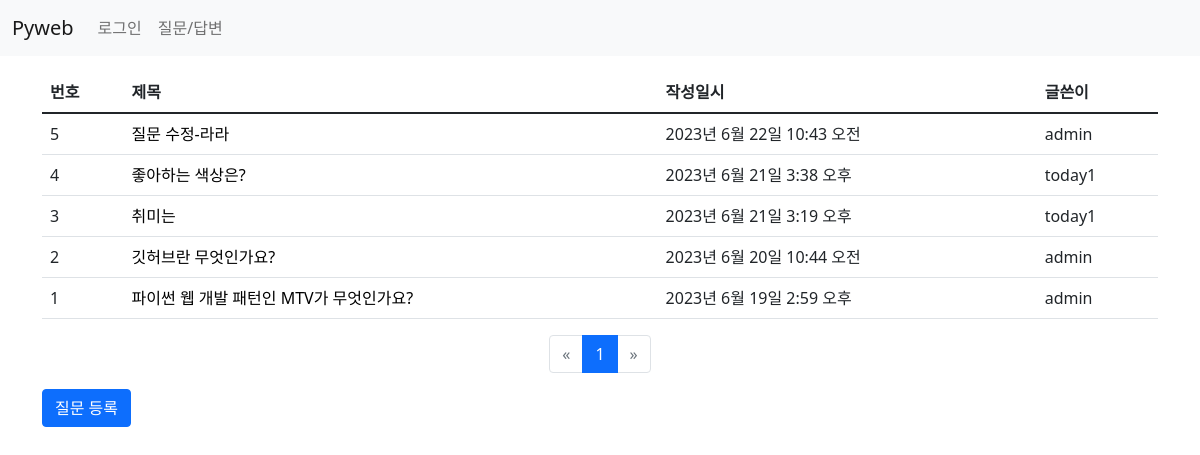
Page /board/ on the earlier database version.
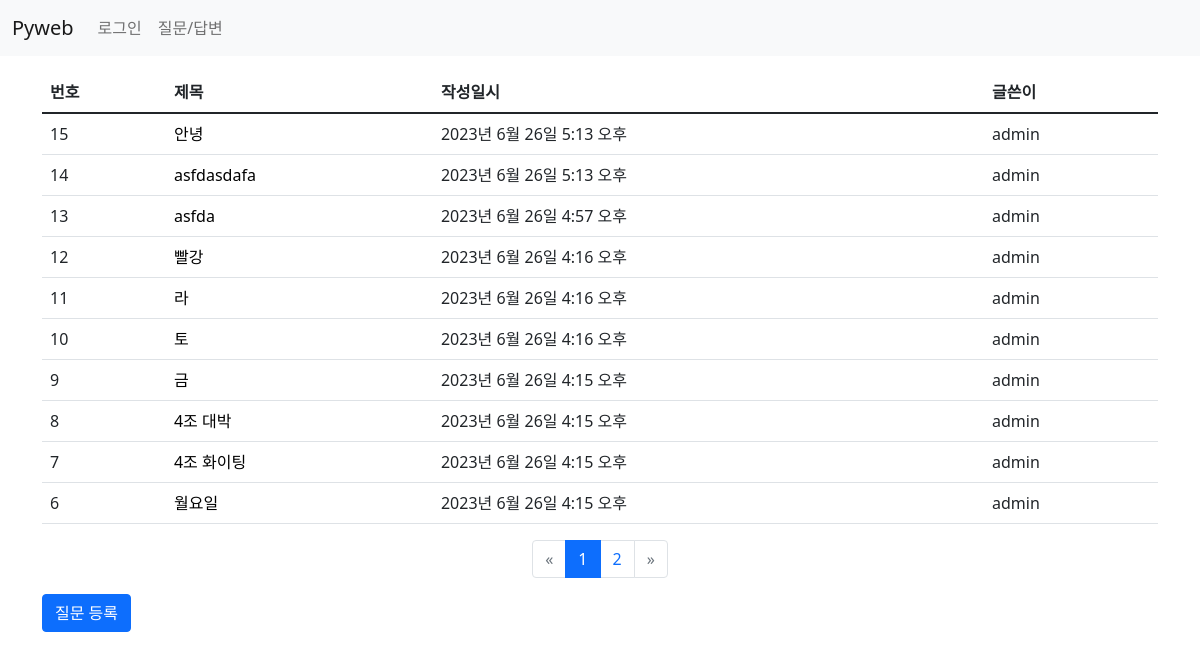
Same page on the later database version.
### board/models.py (models this page shows, shortened)
class Question(models.Model):   #상속받고
    author = models.ForeignKey(User, on_delete=models.CASCADE) # 글쓴이 # 삭제 안되게도 할 수있어요 - 카테고리 없어도 삭제되면 안되는건 casecade 아니고 sellnull?
    subject = models.CharField(max_length=200)  # 제목
    content = models.TextField()                # 질문 내용
    create_date = models.DateTimeField()        # 동록일
    modify_date = models.DateTimeField(null=True, blank=True)   # null을 허용

### board/views.py (the view)
# urls.py: path('', views.question_list, name='question_list'),
def question_list(request):
    question_list = Question.objects.order_by('-create_date') # 내림차순 - 필드앞에 -를 붙이면 내림차순
    page = request.GET.get('page', '1')
    paginator = Paginator(question_list, 10)    # 페이지당 게시글 - 10개 설정
    page_obj = paginator.get_page(page)
    context = {'question_list': page_obj} # context = {'question_list': question_list} 에서 수정됨
    return  render(request, 'board/question_list.html', context)

### board/templatetags/board_filter.py (called while the page is built)
@register.filter
def sub(valeu, arg):
    return valeu - arg  # 원래 값에서 - 매개값 -> |sub:arg

### templates/board/question_list.html
{% extends 'base.html' %}
{% load board_filter %}
{% block content %}
<div class="container my-3">
    <section id="question_list">
        <table class="table">
            <thead>
                <tr class="table_primary">
                    <th>번호</th>
                    <th>제목</th>
                    <th>작성일시</th>
                    <th>글쓴이</th>
                </tr>
            </thead>
            <tbody>
                {% if question_list %}
                    {% for question in question_list %}
                    <tr>
                        <td>{{ question_list.paginator.count|sub:question_list.start_index|sub:forloop.counter0|add:1 }}</td>
                        <td><a href="{% url 'board:detail' question.id %}">{{ question.subject }}</a></td>
                        <td>{{ question.create_date }}</td>
                        <td>{{ question.author }}</td>
                    </tr>
                    {% endfor %}
                {% else %}
                    <tr>
                        <td>질문이 없습니다.</td>
                    </tr>
                {% endif %}
            </tbody>
        </table>
        <ul class="pagination justify-content-center">
            {% if question_lis.has_previous %}
                <li class="page-item">
                    <a class="page-link" href="?page={{ question_list.previous_page_number }}">&laquo;</a>
                </li>
            {% else %}
                <li class="page-item disabled">
                    <a class="page-link" href="">&laquo;</a>
                </li>
            {% endif %}
                {% for page_number in question_list.paginator.page_range %}
                    {% if page_number == question_list.number %}
                    <li class="page-item active">
                        <a class="page-link" href="?page={{ page_number }}">
                            {{ page_number }}
                        </a>
                    </li>
                    {% else %}
                    <li class="page-item">
                        <a class="page-link" href="?page={{ page_number }}">
                            {{ page_number }}
                        </a>
                    </li>
                    {% endif %}
                {% endfor %}
            {% if question_lis.has_next %}
                <li class="page-item">
                    <a class="page-link"
                       href="?page={{ question_list.next_page_number }}">&raquo;</a>
                </li>
            {% else %}
                <li class="page-item disabled">
                    <a class="page-link" href="">&raquo;</a>
                </li>
            {% endif %}
        </ul>
        <a href="{% url 'board:question_create' %}"
            class="btn btn-primary">질문 등록</a>
    </section>
</div>
{% endblock %}

Differences in the rows shown:
no longer on this page (row unchanged): Question: paginator.count|sub "5", subject "질문 수정-라라", create_date "2023년 6월 22일 10:43 오전", author "admin"
no longer on this page (row unchanged): Question: paginator.count|sub "4", subject "좋아하는 색상은?", create_date "2023년 6월 21일 3:38 오후", author "today1"
no longer on this page (row unchanged): Question: paginator.count|sub "3", subject "취미는", create_date "2023년 6월 21일 3:19 오후", author "today1"
no longer on this page (row unchanged): Question: paginator.count|sub "2", subject "깃허브란 무엇인가요?", create_date "2023년 6월 20일 10:44 오전", author "admin"
no longer on this page (row unchanged): Question: paginator.count|sub "1", subject "파이썬 웹 개발 패턴인 MTV가 무엇인가요?", create_date "2023년 6월 19일 2:59 오후", author "admin"
added Question: paginator.count|sub "15", subject "안녕", create_date "2023년 6월 26일 5:13 오후", author "admin"
added Question: paginator.count|sub "14", subject "asfdasdafa", create_date "2023년 6월 26일 5:13 오후", author "admin"
added Question: paginator.count|sub "13", subject "asfda", create_date "2023년 6월 26일 4:57 오후", author "admin"
added Question: paginator.count|sub "12", subject "빨강", create_date "2023년 6월 26일 4:16 오후", author "admin"
added Question: paginator.count|sub "11", subject "라", create_date "2023년 6월 26일 4:16 오후", author "admin"
added Question: paginator.count|sub "10", subject "토", create_date "2023년 6월 26일 4:16 오후", author "admin"
added Question: paginator.count|sub "9", subject "금", create_date "2023년 6월 26일 4:15 오후", author "admin"
added Question: paginator.count|sub "8", subject "4조 대박", create_date "2023년 6월 26일 4:15 오후", author "admin"
added Question: paginator.count|sub "7", subject "4조 화이팅", create_date "2023년 6월 26일 4:15 오후", author "admin"
added Question: paginator.count|sub "6", subject "월요일", create_date "2023년 6월 26일 4:15 오후", author "admin"
Other differences:
new list line: "2"
